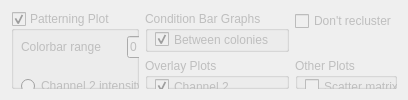
      <widget class="QWidget" name="Outputs">
       <property name="enabled">
        <bool>false</bool>
       </property>
       <attribute name="title">
        <string>&amp;Outputs</string>
       </attribute>
       <layout class="QGridLayout" name="gridLayout_12">
        <item row="0" column="2" rowspan="2">
         <widget class="QGroupBox" name="groupBox_10">
          <property name="statusTip">
           <string>Robustness measurements </string>
          </property>
          <property name="title">
           <string>Condition Bar Graphs</string>
          </property>
          <widget class="QCheckBox" name="checkBox_variation_colonies">
           <property name="geometry">
            <rect>
             <x>10</x>
             <y>20</y>
             <width>151</width>
             <height>17</height>
            </rect>
           </property>
           <property name="text">
            <string>Between colonies</string>
           </property>
           <property name="checked">
            <bool>true</bool>
           </property>
          </widget>
          <widget class="QCheckBox" name="checkBox_variation_wells">
           <property name="geometry">
            <rect>
             <x>10</x>
             <y>40</y>
             <width>131</width>
             <height>17</height>
            </rect>
           </property>
           <property name="text">
            <string>Between wells</string>
           </property>
           <property name="checked">
            <bool>true</bool>
           </property>
          </widget>
         </widget>
        </item>
        <item row="0" column="0" rowspan="3" colspan="2">
         <widget class="QGroupBox" name="groupBox_well_patterning">
          <property name="title">
           <string>Patterning Plot</string>
          </property>
          <property name="checkable">
           <bool>true</bool>
          </property>
          <widget class="QWidget" name="layoutWidget_2">
           <property name="geometry">
            <rect>
             <x>10</x>
             <y>60</y>
             <width>162</width>
             <height>92</height>
            </rect>
           </property>
           <layout class="QGridLayout" name="gridLayout">
            <item row="0" column="0">
             <widget class="QRadioButton" name="radioButton_channel2">
              <property name="text">
               <string>Channel &amp;2 intensity</string>
              </property>
              <property name="checked">
               <bool>false</bool>
              </property>
             </widget>
            </item>
            <item row="1" column="0">
             <widget class="QRadioButton" name="radioButton_channel3">
              <property name="text">
               <string>Channel &amp;3 intensity</string>
              </property>
              <property name="checked">
               <bool>false</bool>
              </property>
             </widget>
            </item>
            <item row="2" column="0">
             <widget class="QRadioButton" name="radioButton_thresholds">
              <property name="text">
               <string>Thresholds</string>
              </property>
              <property name="checked">
               <bool>true</bool>
              </property>
             </widget>
            </item>
           </layout>
          </widget>
          <widget class="QWidget" name="layoutWidget_3">
           <property name="geometry">
            <rect>
             <x>30</x>
             <y>140</y>
             <width>76</width>
             <height>49</height>
            </rect>
           </property>
           <layout class="QGridLayout" name="gridLayout_5">
            <property name="verticalSpacing">
             <number>5</number>
            </property>
            <item row="1" column="0">
             <widget class="QCheckBox" name="checkBox_threshold_channel3">
              <property name="font">
               <font>
                <pointsize>7</pointsize>
               </font>
              </property>
              <property name="toolTip">
               <string/>
              </property>
              <property name="text">
               <string>Channel 3</string>
              </property>
              <property name="iconSize">
               <size>
                <width>10</width>
                <height>10</height>
               </size>
              </property>
              <property name="checked">
               <bool>true</bool>
              </property>
              <property name="tristate">
               <bool>false</bool>
              </property>
             </widget>
            </item>
            <item row="0" column="0">
             <widget class="QCheckBox" name="checkBox_threshold_channel2">
              <property name="font">
               <font>
                <pointsize>7</pointsize>
               </font>
              </property>
              <property name="toolTip">
               <string/>
              </property>
              <property name="text">
               <string>Channel 2</string>
              </property>
              <property name="iconSize">
               <size>
                <width>10</width>
                <height>10</height>
               </size>
              </property>
              <property name="checked">
               <bool>true</bool>
              </property>
              <property name="tristate">
               <bool>false</bool>
              </property>
             </widget>
            </item>
           </layout>
          </widget>
          <widget class="QWidget" name="layoutWidget_4">
           <property name="geometry">
            <rect>
             <x>10</x>
             <y>20</y>
             <width>211</width>
             <height>32</height>
            </rect>
           </property>
           <layout class="QGridLayout" name="gridLayout_7">
            <property name="sizeConstraint">
             <enum>QLayout::SetMinimumSize</enum>
            </property>
            <item row="0" column="0">
             <widget class="QLabel" name="label_8">
              <property name="enabled">
               <bool>false</bool>
              </property>
              <property name="minimumSize">
               <size>
                <width>100</width>
                <height>0</height>
               </size>
              </property>
              <property name="text">
               <string>Colorbar range</string>
              </property>
             </widget>
            </item>
            <item row="0" column="1">
             <widget class="QLineEdit" name="lineEdit_colorbar_min">
              <property name="enabled">
               <bool>false</bool>
              </property>
              <property name="minimumSize">
               <size>
                <width>20</width>
                <height>0</height>
               </size>
              </property>
              <property name="text">
               <string>0</string>
              </property>
             </widget>
            </item>
            <item row="0" column="2">
             <widget class="QLabel" name="label_9">
              <property name="text">
               <string>-</string>
              </property>
             </widget>
            </item>
            <item row="0" column="3">
             <widget class="QLineEdit" name="lineEdit_colorbar_max">
              <property name="enabled">
               <bool>false</bool>
              </property>
              <property name="minimumSize">
               <size>
                <width>20</width>
                <height>0</height>
               </size>
              </property>
              <property name="text">
               <string>0</string>
              </property>
             </widget>
            </item>
           </layout>
          </widget>
          <widget class="QCheckBox" name="checkBox_open_automatically">
           <property name="geometry">
            <rect>
             <x>10</x>
             <y>192</y>
             <width>171</width>
             <height>17</height>
            </rect>
           </property>
           <property name="toolTip">
            <string>Windows only. Open the WellPatterning plot in the bundled pdfviewer Sumatra</string>
           </property>
           <property name="statusTip">
            <string>Windows only. Open the WellPatterning plot in the bundled pdfviewer Sumatra</string>
           </property>
           <property name="text">
            <string>Open automatically</string>
           </property>
           <property name="checked">
            <bool>true</bool>
           </property>
          </widget>
          <widget class="QCheckBox" name="checkBox_convex_hull">
           <property name="geometry">
            <rect>
             <x>10</x>
             <y>210</y>
             <width>161</width>
             <height>20</height>
            </rect>
           </property>
           <property name="cursor">
            <cursorShape>ArrowCursor</cursorShape>
           </property>
           <property name="toolTip">
            <string>Outline each colony so that it is visible which cells belong to which colony</string>
           </property>
           <property name="statusTip">
            <string>Outline each colony so that it is visible which cells belong to which colony</string>
           </property>
           <property name="text">
            <string>Plot colony outlines</string>
           </property>
           <property name="checked">
            <bool>true</bool>
           </property>
          </widget>
          <widget class="QCheckBox" name="checkBox_outlier_ch2">
           <property name="geometry">
            <rect>
             <x>99</x>
             <y>428</y>
             <width>71</width>
             <height>17</height>
            </rect>
           </property>
           <property name="toolTip">
            <string>&lt;html&gt;&lt;head/&gt;&lt;body&gt;&lt;p&gt;This will exclude extreme outliers if left at five times the interquartlie range. Standard outliers exclursion is at 1.5 x iqr, so by default this option only clears those outliers that are very likely to be due to mearurment errors and that would mess up the axes of the histogram plots.&lt;/p&gt;&lt;/body&gt;&lt;/html&gt;</string>
           </property>
           <property name="text">
            <string>Ch2</string>
           </property>
           <property name="checked">
            <bool>true</bool>
           </property>
          </widget>
          <widget class="QCheckBox" name="checkBox_outlier_ch3">
           <property name="geometry">
            <rect>
             <x>99</x>
             <y>448</y>
             <width>71</width>
             <height>17</height>
            </rect>
           </property>
           <property name="toolTip">
            <string>&lt;html&gt;&lt;head/&gt;&lt;body&gt;&lt;p&gt;This will exclude extreme outliers if left at five times the interquartlie range. Standard outliers exclursion is at 1.5 x iqr, so by default this option only clears those outliers that are very likely to be due to mearurment errors and that would mess up the axes of the histogram plots.&lt;/p&gt;&lt;/body&gt;&lt;/html&gt;</string>
           </property>
           <property name="text">
            <string>Ch3</string>
           </property>
           <property name="checked">
            <bool>true</bool>
           </property>
          </widget>
          <widget class="QLineEdit" name="lineEdit_iqr">
           <property name="geometry">
            <rect>
             <x>90</x>
             <y>380</y>
             <width>58</width>
             <height>28</height>
            </rect>
           </property>
           <property name="text">
            <string>40</string>
           </property>
          </widget>
         </widget>
        </item>
        <item row="0" column="3">
         <widget class="QCheckBox" name="checkBox_dont_recluster">
          <property name="enabled">
           <bool>false</bool>
          </property>
          <property name="toolTip">
           <string>Check this if you just want to create new graphs for the same spreadsheet that you have already analyzed and with the same clustering parameters. Much faster.</string>
          </property>
          <property name="statusTip">
           <string>Check this if you just want to create new graphs for the same spreadsheet that you have already analyzed and with the same clustering parameters. Much faster.</string>
          </property>
          <property name="text">
           <string>Don't recluster</string>
          </property>
         </widget>
        </item>
        <item row="2" column="2">
         <widget class="QGroupBox" name="groupBox_8">
          <property name="toolTip">
           <string>Superimpose colonies on top of each othe rand average out intensity values</string>
          </property>
          <property name="statusTip">
           <string>Superimpose colonies on top of each othe rand average out intensity values</string>
          </property>
          <property name="title">
           <string>Overlay Plots</string>
          </property>
          <widget class="QCheckBox" name="checkBox_overlays_ch2">
           <property name="geometry">
            <rect>
             <x>10</x>
             <y>20</y>
             <width>111</width>
             <height>17</height>
            </rect>
           </property>
           <property name="text">
            <string>Channel 2</string>
           </property>
           <property name="checked">
            <bool>true</bool>
           </property>
          </widget>
          <widget class="QCheckBox" name="checkBox_overlays_ch3">
           <property name="geometry">
            <rect>
             <x>10</x>
             <y>40</y>
             <width>121</width>
             <height>17</height>
            </rect>
           </property>
           <property name="text">
            <string>Channel 3</string>
           </property>
           <property name="checked">
            <bool>true</bool>
           </property>
          </widget>
          <widget class="QCheckBox" name="checkBox_overlays_same_yaxis">
           <property name="geometry">
            <rect>
             <x>10</x>
             <y>60</y>
             <width>121</width>
             <height>21</height>
            </rect>
           </property>
           <property name="text">
            <string>Same y-axis</string>
           </property>
           <property name="checked">
            <bool>true</bool>
           </property>
          </widget>
          <widget class="QLabel" name="label_18">
           <property name="geometry">
            <rect>
             <x>12</x>
             <y>76</y>
             <width>121</width>
             <height>16</height>
            </rect>
           </property>
           <property name="text">
            <string>across conditions</string>
           </property>
          </widget>
         </widget>
        </item>
        <item row="2" column="3">
         <widget class="QGroupBox" name="groupBox">
          <property name="title">
           <string>Other Plots</string>
          </property>
          <widget class="QCheckBox" name="checkBox_scatter_matrix">
           <property name="geometry">
            <rect>
             <x>10</x>
             <y>20</y>
             <width>131</width>
             <height>17</height>
            </rect>
           </property>
           <property name="toolTip">
            <string>Creates a matrix of scatter plots where all measured variables are compared against eachother. Ch3Int vs Ch2Int, colony size vs avg inten, etc.</string>
           </property>
           <property name="statusTip">
            <string>Creates a matrix of scatter plots where all measured variables are compared against eachother. Ch3Int vs Ch2Int, colony size vs avg inten, etc.</string>
           </property>
           <property name="text">
            <string>Scatter matrix</string>
           </property>
           <property name="checked">
            <bool>false</bool>
           </property>
          </widget>
          <widget class="QCheckBox" name="checkBox_cell_type_distributions">
           <property name="enabled">
            <bool>false</bool>
           </property>
           <property name="geometry">
            <rect>
             <x>10</x>
             <y>40</y>
             <width>171</width>
             <height>17</height>
            </rect>
           </property>
           <property name="toolTip">
            <string>&lt;html&gt;&lt;head/&gt;&lt;body&gt;&lt;p&gt;Distributions of the different cell types (based on thresholds) in regards to their position within the colony.&lt;/p&gt;&lt;/body&gt;&lt;/html&gt;</string>
           </property>
           <property name="statusTip">
            <string>&lt;html&gt;&lt;head/&gt;&lt;body&gt;&lt;p&gt;Distributions of the different cell types (based on thresholds) in regards to their position within the colony.&lt;/p&gt;&lt;/body&gt;&lt;/html&gt;</string>
           </property>
           <property name="text">
            <string>Celltype distributions</string>
           </property>
           <property name="checked">
            <bool>false</bool>
           </property>
          </widget>
         </widget>
        </item>
       </layout>
      </widget>
